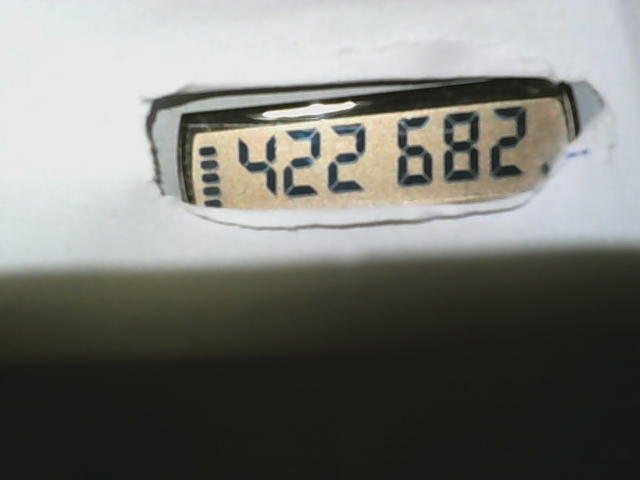
//> input picture edges/images/20160209-114726.png, 640 x 480 px
$ ./main ../edges/images/20160209-114726.png   (built with g++ and OpenCV 4)
//> lines starting //> are read from the running program, lines starting //| are printed output that depends on the picture
/**
 * @file Threshold.cpp
 * @brief Sample code that shows how to use the diverse threshold options offered by OpenCV
 * @author OpenCV team
 */

#include "opencv2/imgproc/imgproc.hpp"
#include "opencv2/imgcodecs.hpp"
#include "opencv2/highgui/highgui.hpp"
#include <stdlib.h>
#include <stdio.h>

using namespace cv;

/// Global variables

int threshold_value = 0;
int threshold_type = 3;
int const max_value = 255;
int const max_type = 4;
int const max_BINARY_value = 255;

Mat src, src_gray, dst;
const char* window_name = "Threshold Demo";

const char* trackbar_type = "Type: \n 0: Binary \n 1: Binary Inverted \n 2: Truncate \n 3: To Zero \n 4: To Zero Inverted";
const char* trackbar_value = "Value";

/// Function headers
void Threshold_Demo( int, void* );

/**
 * @function main
 */
int main( int, char** argv )
{
  /// Load an image
  src = imread( argv[1], 1 );
//> src is the input picture: 480 rows x 640 cols, CV_8UC3; mean B, G, R 115.6, 120.6, 119.7
  /// Convert the image to Gray
  cvtColor( src, src_gray, COLOR_RGB2GRAY );
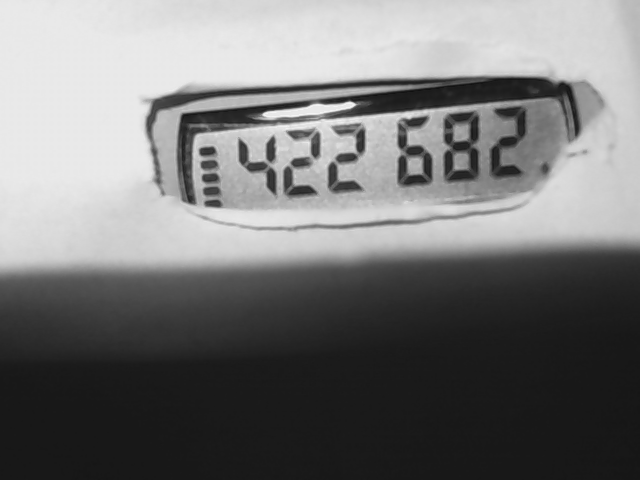
//> src_gray: 480 rows x 640 cols, CV_8UC1; min 16, max 246, mean 119

  /// Create a window to display results
  namedWindow( window_name, WINDOW_AUTOSIZE );

  /// Create Trackbar to choose type of Threshold
  createTrackbar( trackbar_type,
                  window_name, &threshold_type,
                  max_type, Threshold_Demo );

  createTrackbar( trackbar_value,
                  window_name, &threshold_value,
                  max_value, Threshold_Demo );
//> slider 'Value' is set to 85

  /// Call the function to initialize
  Threshold_Demo( 0, 0 );
//> in Threshold_Demo, `threshold( src, dst, threshold_value, max_BINARY_value,threshold_type );`:
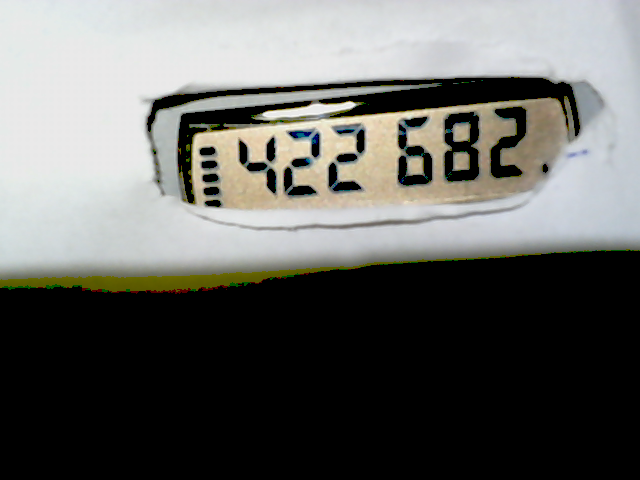
//> dst: 480 rows x 640 cols, CV_8UC3; mean B, G, R 99.5, 102.7, 102.2

  /// Wait until user finishes program
  for(;;)
    {
      int c;
      c = waitKey( 20 );
//> the Esc key is pressed
      if( (char)c == 27 )
    { break; }
    }

}


/**
 * @function Threshold_Demo
 */
void Threshold_Demo( int, void* )
{
  /* 0: Binary
     1: Binary Inverted
     2: Threshold Truncated
     3: Threshold to Zero
     4: Threshold to Zero Inverted
   */

  threshold( src, dst, threshold_value, max_BINARY_value,threshold_type );

  imshow( window_name, dst );
}
